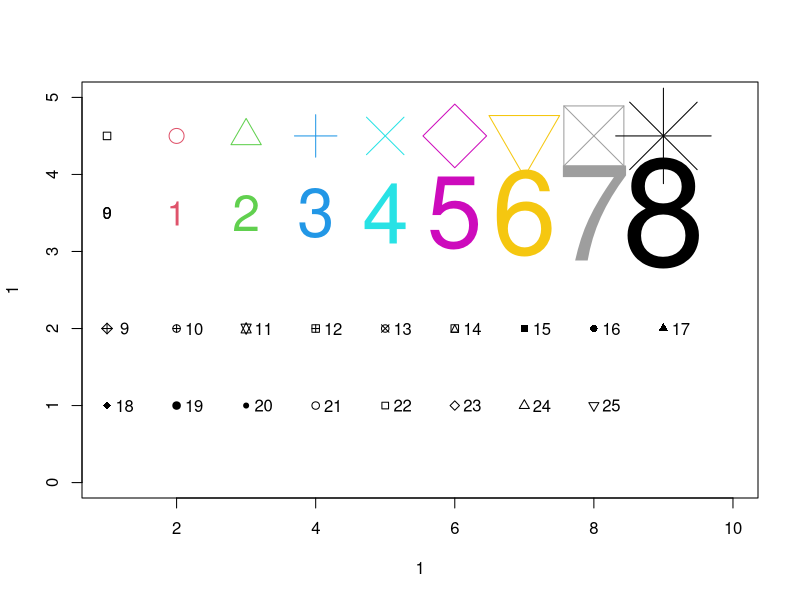
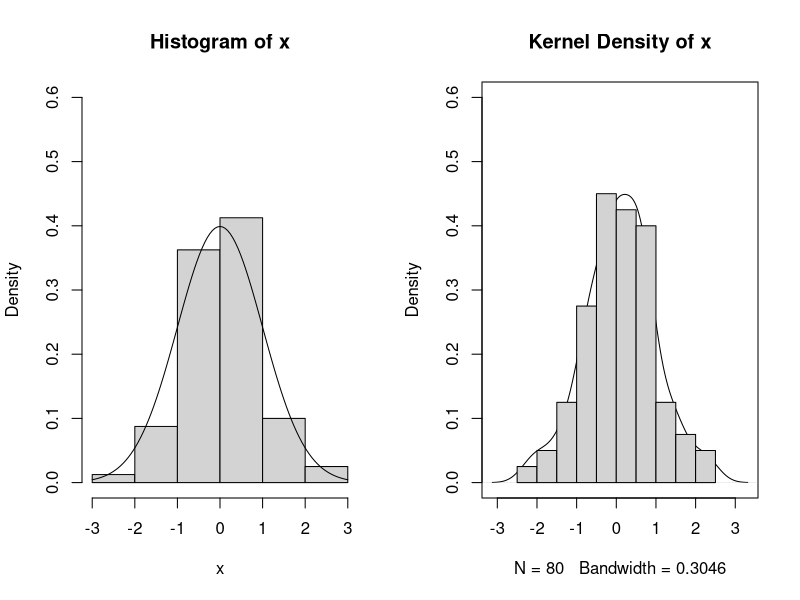
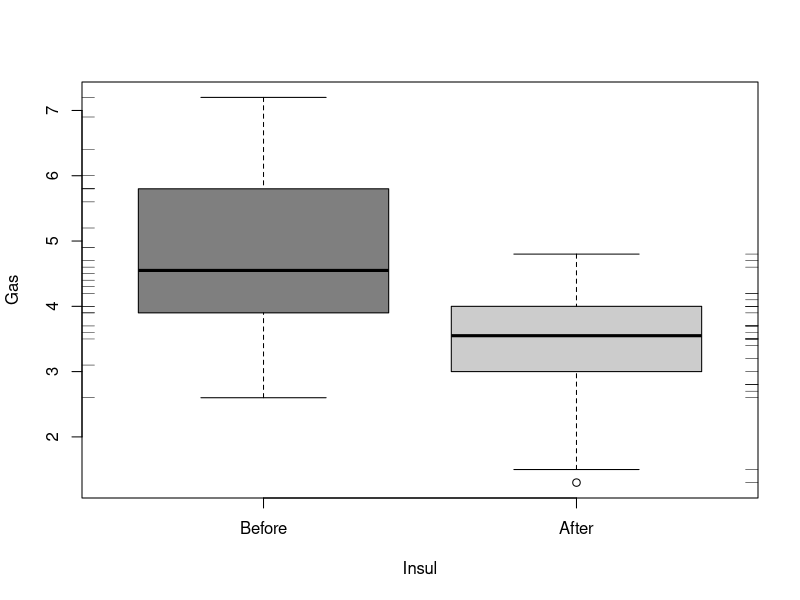

These charts were generated, in order, by the following R code:
## ---- chunk 1
plot(1,1,xlim=c(1,10),ylim=c(0,5),type="n")
points(1:9,rep(4.5,9),cex=1:9,col=1:9,pch=0:8)
text(1:9,rep(3.5,9),labels=paste(0:9),cex=1:9,col=1:9)
points(1:9,rep(2,9),pch=9:17)
text((1:9)+0.25,rep(2,9),paste(9:17))
points(1:8,rep(1,8),pch=18:25)
text((1:8)+0.25,rep(1,8),paste(18:25))
## ---- chunk 2
set.seed(1) # to make it reproducible
x<-rnorm(80)
breaks<-(-ceiling(max(abs(x))):ceiling(max(abs(x))))
ylim=c(0,0.6)
par(mfrow=c(1,2))
hist(x,freq=F,breaks=breaks,add=F,ylim=ylim)
curve(dnorm(x),add=TRUE)
plot(density(x),type="l",main="Kernel Density of x"
     ,ylim=ylim)
hist(x,freq=FALSE,add=TRUE)
par(mfrow=c(1,1))
## ---- chunk 3
library(MASS)
data(whiteside)
attach(whiteside)
After<-subset(whiteside,Insul=="After")
Before<-subset(whiteside,Insul=="Before")
lm.after<-lm(Gas~Temp,data=After)
lm.before<-lm(Gas~Temp,data=Before)
boxplot(Gas~Insul,col=c("grey50","grey80"))
rug(Gas[Insul=="Before"],side=2)
rug(Gas[Insul=="After"],side=4)
